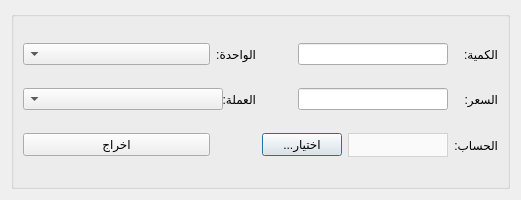
<?xml version="1.0" encoding="UTF-8"?>
<ui version="4.0">
 <class>RemoveMaterialFromWarehouse</class>
 <widget class="QDialog" name="RemoveMaterialFromWarehouse">
  <property name="geometry">
   <rect>
    <x>0</x>
    <y>0</y>
    <width>521</width>
    <height>200</height>
   </rect>
  </property>
  <property name="minimumSize">
   <size>
    <width>521</width>
    <height>200</height>
   </size>
  </property>
  <property name="maximumSize">
   <size>
    <width>521</width>
    <height>200</height>
   </size>
  </property>
  <property name="windowTitle">
   <string>إضافة مادة إلى المستودع</string>
  </property>
  <layout class="QGridLayout" name="gridLayout">
   <item row="1" column="0">
    <widget class="QGroupBox" name="groupBox">
     <property name="layoutDirection">
      <enum>Qt::RightToLeft</enum>
     </property>
     <property name="title">
      <string/>
     </property>
     <layout class="QGridLayout" name="gridLayout_2">
      <item row="0" column="0">
       <widget class="QLabel" name="label_2">
        <property name="text">
         <string>الكمية:</string>
        </property>
       </widget>
      </item>
      <item row="0" column="1" colspan="2">
       <widget class="QLineEdit" name="quantity_input">
        <property name="minimumSize">
         <size>
          <width>150</width>
          <height>0</height>
         </size>
        </property>
        <property name="maximumSize">
         <size>
          <width>200</width>
          <height>16777215</height>
         </size>
        </property>
       </widget>
      </item>
      <item row="0" column="5">
       <widget class="QComboBox" name="unit_combobox">
        <property name="minimumSize">
         <size>
          <width>100</width>
          <height>0</height>
         </size>
        </property>
        <property name="maximumSize">
         <size>
          <width>200</width>
          <height>16777215</height>
         </size>
        </property>
       </widget>
      </item>
      <item row="1" column="0">
       <widget class="QLabel" name="label_8">
        <property name="text">
         <string>السعر:</string>
        </property>
       </widget>
      </item>
      <item row="1" column="1" colspan="2">
       <widget class="QLineEdit" name="price_input">
        <property name="maximumSize">
         <size>
          <width>200</width>
          <height>16777215</height>
         </size>
        </property>
       </widget>
      </item>
      <item row="1" column="4">
       <widget class="QLabel" name="label_7">
        <property name="text">
         <string>العملة:</string>
        </property>
       </widget>
      </item>
      <item row="1" column="5">
       <widget class="QComboBox" name="currency_combobox">
        <property name="minimumSize">
         <size>
          <width>200</width>
          <height>0</height>
         </size>
        </property>
        <property name="maximumSize">
         <size>
          <width>200</width>
          <height>16777215</height>
         </size>
        </property>
       </widget>
      </item>
      <item row="2" column="0">
       <widget class="QLabel" name="label_9">
        <property name="text">
         <string>الحساب:</string>
        </property>
       </widget>
      </item>
      <item row="2" column="1">
       <widget class="QComboBox" name="account_combobox">
        <property name="minimumSize">
         <size>
          <width>100</width>
          <height>0</height>
         </size>
        </property>
        <property name="maximumSize">
         <size>
          <width>200</width>
          <height>16777215</height>
         </size>
        </property>
        <property name="styleSheet">
         <string notr="true">QComboBox {
        background-color: #fafafa;
        border: 1px solid lightgrey;		
		height: 22px;
		color: black;
    }
    QComboBox::drop-down {
        border: none;
    }</string>
        </property>
       </widget>
      </item>
      <item row="2" column="2" colspan="2">
       <widget class="QPushButton" name="select_account_btn">
        <property name="text">
         <string>...اختيار</string>
        </property>
       </widget>
      </item>
      <item row="2" column="5">
       <widget class="QPushButton" name="save_btn">
        <property name="text">
         <string>اخراج</string>
        </property>
       </widget>
      </item>
      <item row="0" column="4">
       <widget class="QLabel" name="label_4">
        <property name="text">
         <string>الواحدة:</string>
        </property>
       </widget>
      </item>
     </layout>
    </widget>
   </item>
  </layout>
 </widget>
 <resources/>
 <connections/>
</ui>
